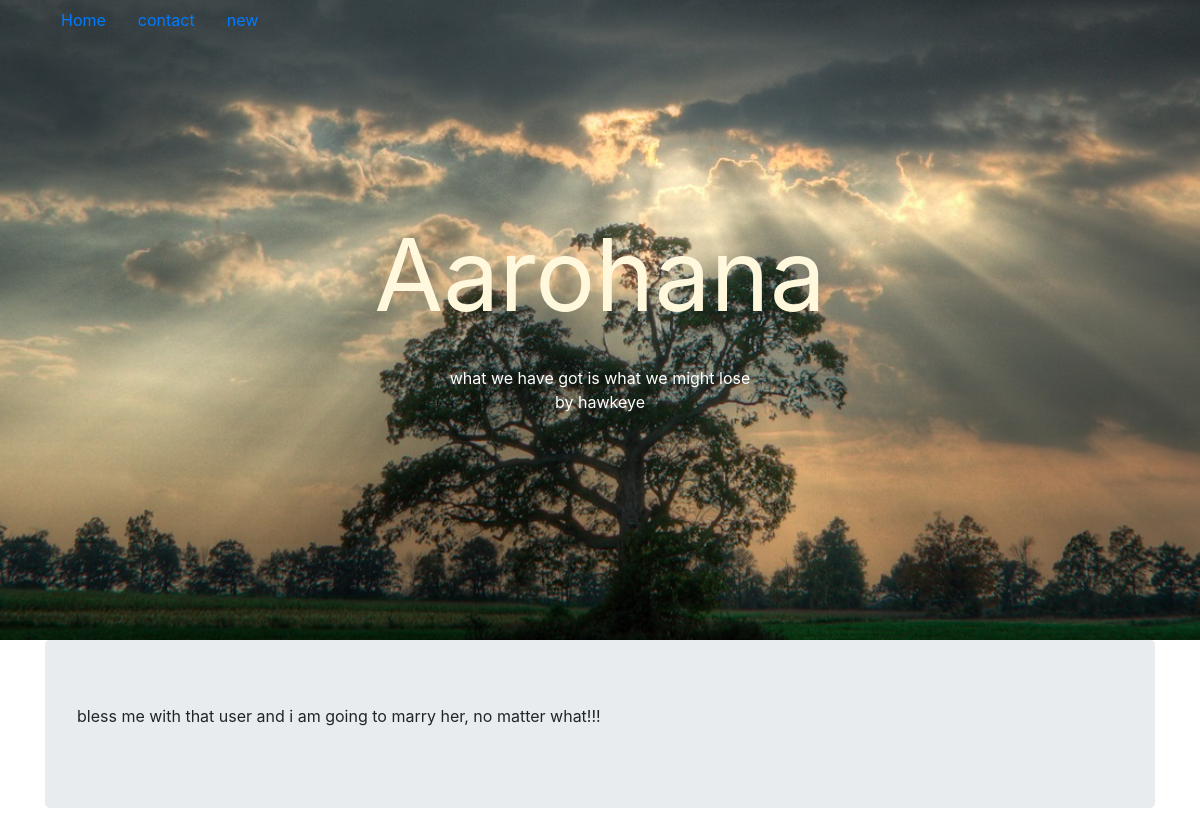
The app's page /posts/1/ with its own data.
### posts/models.py (models this page shows, shortened)
class post(models.Model):
    article_type = (
        ("POEM", "poem"),
        ("ARTICLE", "article"),
    )
    title = models.CharField("Title", max_length=250)
    content = models.TextField("Article")
    publish_date = models.DateTimeField(auto_now_add=True)
    updated = models.DateTimeField(auto_now_add=False, auto_now=True)
    author =  models.ForeignKey(User, related_name="blog_posts")
    post_image = models.FileField("Article_image", blank=True)
    article_type = models.CharField("Article Type", max_length=7, choices=article_type, default="POEM")
    class Meta:
        ordering = ["-publish_date"]

### posts/views.py (the view)
# urls.py: url(r'^(?P<pk>\d+)/$', post_detail, name="detail"),
def post_detail(request, pk):
    p = post.objects.get(pk=pk)
    return render(request, "posts/detail.html", {"post": p})

### posts/templates/posts/detail.html
{% extends "base.html" %}
{% load staticfiles %}
{% block headerimg %}
    {% if post.post_image %}
        <div class="header-img" style="background-size: cover; height: 80%; width:100%; background-attachment: fixed;background-image: url({{ post.post_image.url }}); background-position-x: center; background-position-y:-100px">
    {% else %}
        {{ block.super }}
    {% endif %}
{% endblock headerimg %}
    {% block author %}
            <div style="text-align: center;"><span style="color:white;">{{ post.title }}</span></div>
            <div style="text-align: center;"><span style="color:white;">by {{ post.author }}</span></div>
    {% endblock author %}
{% block content %}
<article class="article-content">
    <p style="white-space: pre-wrap;">{{ post.content }}</p>
</article>
{%  endblock content %}

### records on screen
post: title "what we have got is what we might lose", author "hawkeye", content "bless me with that user and i am going to marry her, no matter what!!!"
